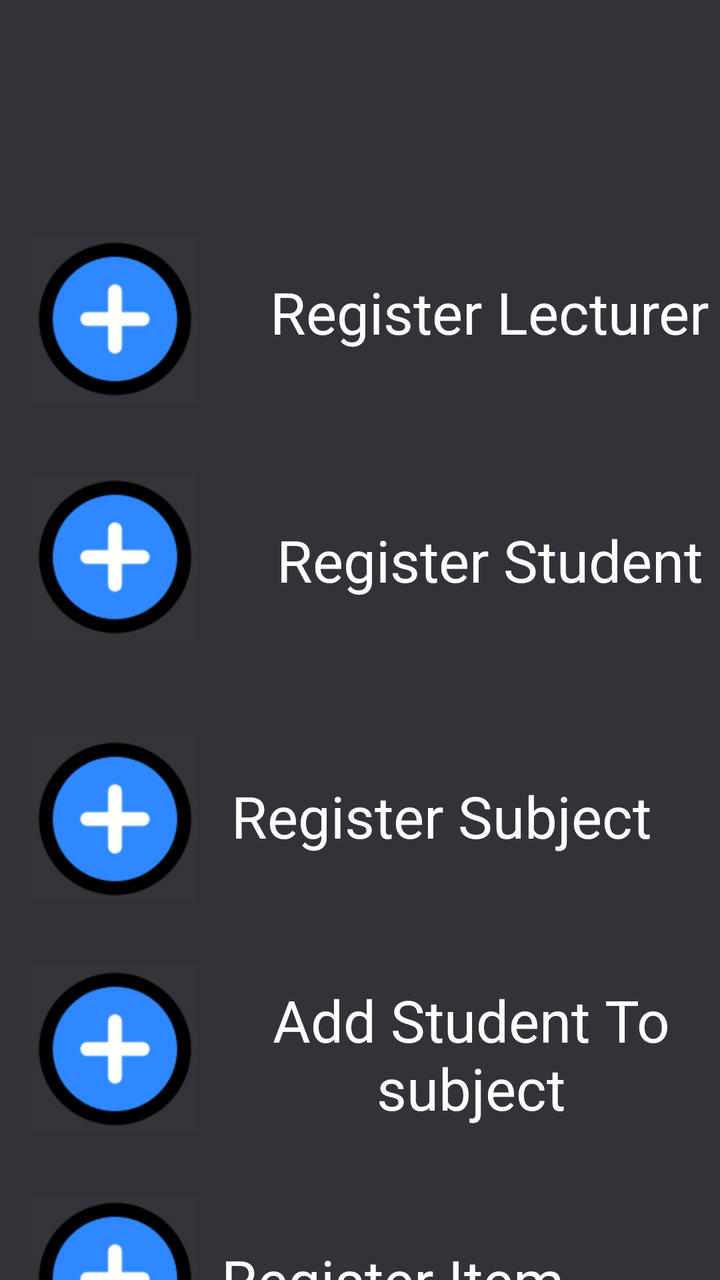
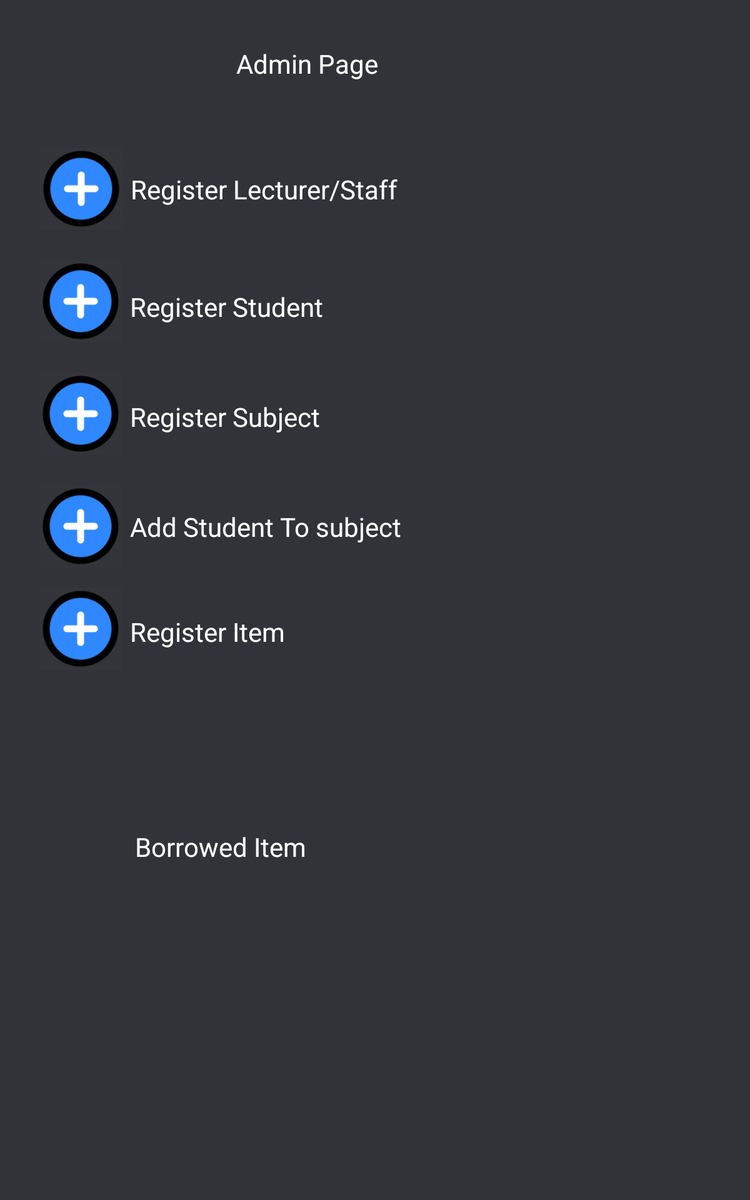

An Android layout and its configuration variant, each rendered on a device that would load it. The default file and the variant file are quoted in full after the pictures.
<!-- AndroidManifest.xml: application theme Theme.CollegeSystem -->
<!-- res/layout/admin_page.xml -->
<?xml version="1.0" encoding="utf-8"?>
<androidx.constraintlayout.widget.ConstraintLayout xmlns:android="http://schemas.android.com/apk/res/android"
    xmlns:app="http://schemas.android.com/apk/res-auto"
    xmlns:tools="http://schemas.android.com/tools"
    android:layout_width="match_parent"
    android:layout_height="match_parent"
    android:background="#313338">

    <TextView
        android:id="@+id/textView12"
        android:layout_width="287dp"
        android:layout_height="48dp"
        android:layout_marginTop="616dp"
        android:layout_marginEnd="20dp"
        android:ems="10"
        android:gravity="center"
        android:text="Register Item"
        android:textColor="#FFFFFF"
        android:textSize="29dp"
        app:layout_constraintEnd_toEndOf="parent"
        app:layout_constraintHorizontal_bias="1.0"
        app:layout_constraintStart_toEndOf="@+id/addItem"
        app:layout_constraintTop_toTopOf="parent" />

    <TextView
        android:id="@+id/textView14"
        android:layout_width="287dp"
        android:layout_height="48dp"
        android:layout_marginTop="52dp"
        android:layout_marginEnd="20dp"
        android:ems="10"
        android:gravity="center"
        android:text="Borrowed Item"
        android:textColor="#FFFFFF"
        android:textSize="29dp"
        app:layout_constraintEnd_toEndOf="parent"
        app:layout_constraintHorizontal_bias="0.0"
        app:layout_constraintStart_toEndOf="@+id/addItem"
        app:layout_constraintTop_toBottomOf="@+id/textView12" />

    <TextView
        android:id="@+id/textView10"
        android:layout_width="286dp"
        android:layout_height="78dp"
        android:layout_marginTop="488dp"
        android:layout_marginEnd="4dp"
        android:ems="10"
        android:gravity="center"
        android:text="Add Student To subject"
        android:textColor="#FFFFFF"
        android:textSize="29dp"
        app:layout_constraintEnd_toEndOf="parent"
        app:layout_constraintHorizontal_bias="0.294"
        app:layout_constraintStart_toEndOf="@+id/addStudentToSubject"
        app:layout_constraintTop_toTopOf="parent" />

    <ImageButton
        android:id="@+id/addLecturer"
        android:layout_width="88dp"
        android:layout_height="83dp"
        android:layout_marginTop="36dp"
        android:background="@android:color/transparent"
        android:contentDescription="addLecturer"
        android:scaleType="centerInside"
        app:layout_constraintEnd_toEndOf="parent"
        app:layout_constraintHorizontal_bias="0.049"
        app:layout_constraintStart_toStartOf="parent"
        app:layout_constraintTop_toBottomOf="@+id/backButtonAdmin"
        app:srcCompat="@drawable/addicon" />

    <ImageButton
        android:id="@+id/addSubject"
        android:layout_width="88dp"
        android:layout_height="83dp"
        android:layout_marginTop="48dp"
        android:background="@android:color/transparent"
        android:contentDescription="addLecturer"
        android:scaleType="centerInside"
        app:layout_constraintEnd_toEndOf="parent"
        app:layout_constraintHorizontal_bias="0.049"
        app:layout_constraintStart_toStartOf="parent"
        app:layout_constraintTop_toBottomOf="@+id/addStudent"
        app:srcCompat="@drawable/addicon" />

    <ImageButton
        android:id="@+id/addStudentToSubject"
        android:layout_width="88dp"
        android:layout_height="83dp"
        android:layout_marginTop="32dp"
        android:background="@android:color/transparent"
        android:contentDescription="addLecturer"
        android:scaleType="centerInside"
        app:layout_constraintEnd_toEndOf="parent"
        app:layout_constraintHorizontal_bias="0.049"
        app:layout_constraintStart_toStartOf="parent"
        app:layout_constraintTop_toBottomOf="@+id/addSubject"
        app:srcCompat="@drawable/addicon" />

    <ImageButton
        android:id="@+id/addItem"
        android:layout_width="88dp"
        android:layout_height="83dp"
        android:layout_marginTop="32dp"
        android:background="@android:color/transparent"
        android:contentDescription="add Item"
        android:scaleType="centerInside"
        app:layout_constraintEnd_toEndOf="parent"
        app:layout_constraintHorizontal_bias="0.049"
        app:layout_constraintStart_toStartOf="parent"
        app:layout_constraintTop_toBottomOf="@+id/addStudentToSubject"
        app:srcCompat="@drawable/addicon" />

    <ImageButton
        android:id="@+id/addStudent"
        android:layout_width="88dp"
        android:layout_height="83dp"
        android:layout_marginTop="36dp"
        android:background="@android:color/transparent"
        android:contentDescription="addLecturer"
        android:scaleType="centerInside"
        app:layout_constraintEnd_toEndOf="parent"
        app:layout_constraintHorizontal_bias="0.049"
        app:layout_constraintStart_toStartOf="parent"
        app:layout_constraintTop_toBottomOf="@+id/addLecturer"
        app:srcCompat="@drawable/addicon" />

    <ImageButton
        android:id="@+id/backButtonAdmin"
        android:layout_width="79dp"
        android:layout_height="66dp"
        android:layout_marginTop="16dp"
        android:background="@android:color/transparent"
        android:contentDescription="backButton"
        android:scaleType="centerInside"
        app:layout_constraintEnd_toEndOf="parent"
        app:layout_constraintHorizontal_bias="0.049"
        app:layout_constraintStart_toStartOf="parent"
        app:layout_constraintTop_toTopOf="parent"
        app:srcCompat="@drawable/backbutton" />

    <ImageButton
        android:id="@+id/checkBorrowItem"
        android:layout_width="98dp"
        android:layout_height="81dp"
        android:layout_marginTop="16dp"
        android:background="@android:color/transparent"
        android:contentDescription="Button"
        android:scaleType="centerInside"
        app:layout_constraintEnd_toEndOf="parent"
        app:layout_constraintHorizontal_bias="0.035"
        app:layout_constraintStart_toStartOf="parent"
        app:layout_constraintTop_toBottomOf="@+id/addItem"
        app:srcCompat="@drawable/folder" />

    <TextView
        android:id="@+id/textView8"
        android:layout_width="287dp"
        android:layout_height="48dp"
        android:layout_marginTop="384dp"
        android:layout_marginEnd="20dp"
        android:ems="10"
        android:gravity="center"
        android:text="Register Subject"
        android:textColor="#FFFFFF"
        android:textSize="29dp"
        app:layout_constraintEnd_toEndOf="parent"
        app:layout_constraintStart_toEndOf="@+id/addSubject"
        app:layout_constraintTop_toTopOf="parent" />

    <TextView
        android:layout_width="287dp"
        android:layout_height="48dp"
        android:layout_marginTop="256dp"
        android:ems="10"
        android:gravity="center"
        android:text="Register Student"
        android:textColor="#FFFFFF"
        android:textSize="29dp"
        app:layout_constraintEnd_toEndOf="parent"
        app:layout_constraintHorizontal_bias="0.0"
        app:layout_constraintStart_toEndOf="@+id/addStudent"
        app:layout_constraintTop_toTopOf="parent" />

    <TextView
        android:layout_width="287dp"
        android:layout_height="48dp"
        android:layout_marginTop="132dp"
        android:ems="10"
        android:gravity="center"
        android:text="Register Lecturer"
        android:textColor="#FFFFFF"
        android:textSize="29dp"
        app:layout_constraintEnd_toEndOf="parent"
        app:layout_constraintHorizontal_bias="0.0"
        app:layout_constraintStart_toEndOf="@+id/addLecturer"
        app:layout_constraintTop_toTopOf="parent" />


</androidx.constraintlayout.widget.ConstraintLayout>
<!-- resources referenced by this layout -->
<resources>
  <!-- drawable addicon: png bitmap (drawable, 3735 bytes) -->
  <style name="Theme.CollegeSystem" parent="Theme.MaterialComponents.DayNight.DarkActionBar">
          
          <item name="colorPrimary">@color/purple_500</item>
          <item name="colorPrimaryVariant">@color/purple_700</item>
          <item name="colorOnPrimary">@color/white</item>
          
          <item name="colorSecondary">@color/teal_200</item>
          <item name="colorSecondaryVariant">@color/teal_700</item>
          <item name="colorOnSecondary">@color/black</item>
          
          <item name="android:statusBarColor">?attr/colorPrimaryVariant</item>
          
  
      </style>
</resources>
<!-- res/layout-sw600dp/admin_page.xml (the repository's variant of the layout above) -->
<!-- drawn on a 7-inch tablet held upright -->
<?xml version="1.0" encoding="utf-8"?>
<androidx.constraintlayout.widget.ConstraintLayout xmlns:android="http://schemas.android.com/apk/res/android"
    xmlns:app="http://schemas.android.com/apk/res-auto"
    xmlns:tools="http://schemas.android.com/tools"
    android:layout_width="match_parent"
    android:layout_height="match_parent"
    android:background="#313338">

    <TextView
        android:id="@+id/textView17"
        android:layout_width="282dp"
        android:layout_height="62dp"
        android:layout_marginTop="40dp"
        android:ems="10"
        android:gravity="left"
        android:paddingTop="15dp"
        android:text="Register Lecturer/Staff"
        android:textColor="#FFFFFF"
        android:textSize="21dp"
        app:layout_constraintEnd_toEndOf="parent"
        app:layout_constraintHorizontal_bias="0.0"
        app:layout_constraintStart_toEndOf="@+id/addLecturer"
        app:layout_constraintTop_toBottomOf="@+id/textView18" />

    <TextView
        android:id="@+id/textView12"
        android:layout_width="287dp"
        android:layout_height="48dp"
        android:layout_marginTop="476dp"
        android:layout_marginEnd="20dp"
        android:ems="10"
        android:gravity="left"
        android:paddingTop="15dp"
        android:text="Register Item"
        android:textColor="#FFFFFF"
        android:textSize="21dp"
        app:layout_constraintEnd_toEndOf="parent"
        app:layout_constraintHorizontal_bias="0.0"
        app:layout_constraintStart_toEndOf="@+id/addItem"
        app:layout_constraintTop_toTopOf="parent" />

    <TextView
        android:id="@+id/textView14"
        android:layout_width="287dp"
        android:layout_height="48dp"
        android:layout_marginTop="124dp"
        android:layout_marginEnd="20dp"
        android:ems="10"
        android:gravity="left"
        android:paddingTop="15dp"
        android:text="Borrowed Item"
        android:textColor="#FFFFFF"
        android:textSize="21dp"
        app:layout_constraintEnd_toEndOf="parent"
        app:layout_constraintHorizontal_bias="0.022"
        app:layout_constraintStart_toEndOf="@+id/addItem"
        app:layout_constraintTop_toBottomOf="@+id/textView12" />

    <TextView
        android:id="@+id/textView10"
        android:layout_width="284dp"
        android:layout_height="62dp"
        android:layout_marginTop="392dp"
        android:layout_marginEnd="4dp"
        android:ems="10"
        android:gravity="left"
        android:paddingTop="15dp"
        android:text="Add Student To subject"
        android:textColor="#FFFFFF"
        android:textSize="21dp"
        app:layout_constraintEnd_toEndOf="parent"
        app:layout_constraintHorizontal_bias="0.0"
        app:layout_constraintStart_toEndOf="@+id/addStudentToSubject"
        app:layout_constraintTop_toTopOf="parent" />

    <ImageButton
        android:id="@+id/addLecturer"
        android:layout_width="79dp"
        android:layout_height="66dp"
        android:layout_marginTop="36dp"
        android:background="@android:color/transparent"
        android:contentDescription="addLecturer"
        android:scaleType="centerInside"
        app:layout_constraintEnd_toEndOf="parent"
        app:layout_constraintHorizontal_bias="0.049"
        app:layout_constraintStart_toStartOf="parent"
        app:layout_constraintTop_toBottomOf="@+id/backButtonAdmin"
        app:srcCompat="@drawable/addicon" />

    <ImageButton
        android:id="@+id/addSubject"
        android:layout_width="79dp"
        android:layout_height="66dp"
        android:layout_marginTop="24dp"
        android:background="@android:color/transparent"
        android:contentDescription="addLecturer"
        android:scaleType="centerInside"
        app:layout_constraintEnd_toEndOf="parent"
        app:layout_constraintHorizontal_bias="0.048"
        app:layout_constraintStart_toStartOf="parent"
        app:layout_constraintTop_toBottomOf="@+id/addStudent"
        app:srcCompat="@drawable/addicon" />

    <ImageButton
        android:id="@+id/addStudentToSubject"
        android:layout_width="79dp"
        android:layout_height="66dp"
        android:layout_marginTop="24dp"
        android:background="@android:color/transparent"
        android:contentDescription="addLecturer"
        android:scaleType="centerInside"
        app:layout_constraintEnd_toEndOf="parent"
        app:layout_constraintHorizontal_bias="0.048"
        app:layout_constraintStart_toStartOf="parent"
        app:layout_constraintTop_toBottomOf="@+id/addSubject"
        app:srcCompat="@drawable/addicon" />

    <ImageButton
        android:id="@+id/addItem"
        android:layout_width="79dp"
        android:layout_height="66dp"
        android:layout_marginTop="16dp"
        android:background="@android:color/transparent"
        android:contentDescription="add Item"
        android:scaleType="centerInside"
        app:layout_constraintEnd_toEndOf="parent"
        app:layout_constraintHorizontal_bias="0.048"
        app:layout_constraintStart_toStartOf="parent"
        app:layout_constraintTop_toBottomOf="@+id/addStudentToSubject"
        app:srcCompat="@drawable/addicon" />

    <ImageButton
        android:id="@+id/addStudent"
        android:layout_width="79dp"
        android:layout_height="66dp"
        android:layout_marginTop="24dp"
        android:background="@android:color/transparent"
        android:contentDescription="addLecturer"
        android:scaleType="centerInside"
        app:layout_constraintEnd_toEndOf="parent"
        app:layout_constraintHorizontal_bias="0.048"
        app:layout_constraintStart_toStartOf="parent"
        app:layout_constraintTop_toBottomOf="@+id/addLecturer"
        app:srcCompat="@drawable/addicon" />

    <ImageButton
        android:id="@+id/backButtonAdmin"
        android:layout_width="79dp"
        android:layout_height="66dp"
        android:layout_marginTop="16dp"
        android:background="@android:color/transparent"
        android:contentDescription="backButton"
        android:scaleType="centerInside"
        app:layout_constraintEnd_toEndOf="parent"
        app:layout_constraintHorizontal_bias="0.049"
        app:layout_constraintStart_toStartOf="parent"
        app:layout_constraintTop_toTopOf="parent"
        app:srcCompat="@drawable/backbutton" />

    <ImageButton
        android:id="@+id/checkBorrowItem"
        android:layout_width="79dp"
        android:layout_height="66dp"
        android:layout_marginTop="112dp"
        android:background="@android:color/transparent"
        android:contentDescription="Button"
        android:scaleType="centerInside"
        app:layout_constraintEnd_toEndOf="parent"
        app:layout_constraintHorizontal_bias="0.048"
        app:layout_constraintStart_toStartOf="parent"
        app:layout_constraintTop_toBottomOf="@+id/addItem"
        app:srcCompat="@drawable/folder" />

    <TextView
        android:id="@+id/textView8"
        android:layout_width="287dp"
        android:layout_height="48dp"
        android:layout_marginTop="304dp"
        android:layout_marginEnd="20dp"
        android:ems="10"
        android:gravity="left"
        android:paddingTop="15dp"
        android:text="Register Subject"
        android:textColor="#FFFFFF"
        android:textSize="21dp"
        app:layout_constraintEnd_toEndOf="parent"
        app:layout_constraintHorizontal_bias="0.0"
        app:layout_constraintStart_toEndOf="@+id/addSubject"
        app:layout_constraintTop_toTopOf="parent" />

    <TextView
        android:layout_width="287dp"
        android:layout_height="48dp"
        android:layout_marginTop="216dp"
        android:ems="10"
        android:gravity="left"
        android:paddingTop="15dp"
        android:text="Register Student"
        android:textColor="#FFFFFF"
        android:textSize="21dp"
        app:layout_constraintEnd_toEndOf="parent"
        app:layout_constraintHorizontal_bias="0.0"
        app:layout_constraintStart_toEndOf="@+id/addStudent"
        app:layout_constraintTop_toTopOf="parent" />

    <TextView
        android:id="@+id/textView18"
        android:layout_width="282dp"
        android:layout_height="62dp"
        android:layout_marginTop="20dp"
        android:ems="10"
        android:gravity="center"
        android:text="Admin Page"
        android:textColor="#FFFFFF"
        android:textSize="21dp"
        app:layout_constraintEnd_toEndOf="parent"
        app:layout_constraintHorizontal_bias="0.0"
        app:layout_constraintStart_toEndOf="@+id/addLecturer"
        app:layout_constraintTop_toTopOf="parent" />


</androidx.constraintlayout.widget.ConstraintLayout>
